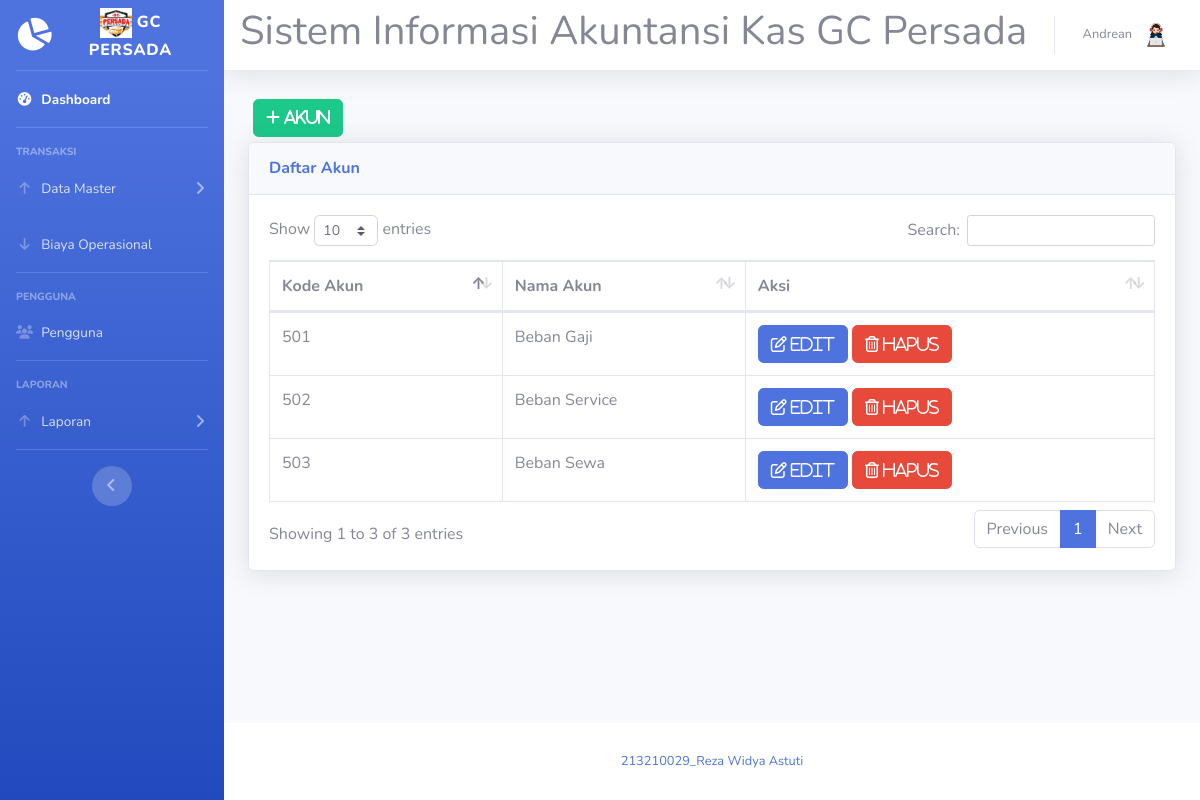
The page /kategori.php (signed in) on the database its author committed.
### tables this page shows
CREATE TABLE `kategori_akun` (
  `id_akun` varchar(5) NOT NULL,
  `nama_akun` varchar(20) NOT NULL
);

### kategori.php (the view, shortened to what this page needs)
<!DOCTYPE html>
<html lang="en">
<head>
    <link href="vendor/fontawesome-free/css/all.min.css" rel="stylesheet" type="text/css">
    <link href="css/sb-admin-2.min.css" rel="stylesheet">
    <link href="vendor/datatables/dataTables.bootstrap4.min.css" rel="stylesheet">
</head>
<body id="page-top">
    <?php require 'koneksi.php'; ?>
    <?php require 'sidebar.php'; ?>
    <div id="content">
        <?php require 'navbar.php'; ?>
        <div class="container-fluid">
            <button type="button" class="btn btn-success" style="margin:5px" data-toggle="modal" data-target="#myModalTambah"><i class="fa fa-plus"> Akun</i></button><br>
            <div class="card shadow mb-4">
                <div class="card-header py-3">
                    <h6 class="m-0 font-weight-bold text-primary">Daftar Akun</h6>
                </div>
                <div class="card-body">
                    <div class="table-responsive">
                        <table class="table table-bordered" id="dataTable" width="100%" cellspacing="0">
                            <thead>
                                <tr>
                                    <th>Kode Akun</th>
                                    <th>Nama Akun</th>
                                    <th>Aksi</th>
                                </tr>
                            </thead>
                            <tbody>
                                <?php
                                    $query_kategori = mysqli_query($koneksi, "SELECT * FROM kategori_akun");
                                    while ($data = mysqli_fetch_assoc($query_kategori)) {
                                ?>
                                    <tr>
                                        <td><?= $data['id_akun'] ?></td>
                                        <td><?= $data['nama_akun'] ?></td>
                                        <td>
                                            <a href="#" type="button" class="fa fa-edit btn btn-primary btn-md" data-toggle="modal" data-target="#myModal<?php echo $data['id_akun']; ?>"> Edit</a>
                                            <a href="#" type="button" class="fa fa-trash btn btn-danger btn-md" data-toggle="modal" data-target="#modalHapus<?php echo $data['id_akun']; ?>"> Hapus</a>
                              <?php
                             }
                             ?>
                        </tbody>
                      </table>
                    </div>
                  </div>
                </div>
              </div>
  </div>
  <?php require 'footer.php' ?>
  </div>
  </div>
</body>
</html>

### rows shown on the page
kategori_akun: id_akun "501", nama_akun "Beban Gaji"
kategori_akun: id_akun "502", nama_akun "Beban Service"
kategori_akun: id_akun "503", nama_akun "Beban Sewa"

### other values the page prints
$_SESSION['nama'] "Andrean"
